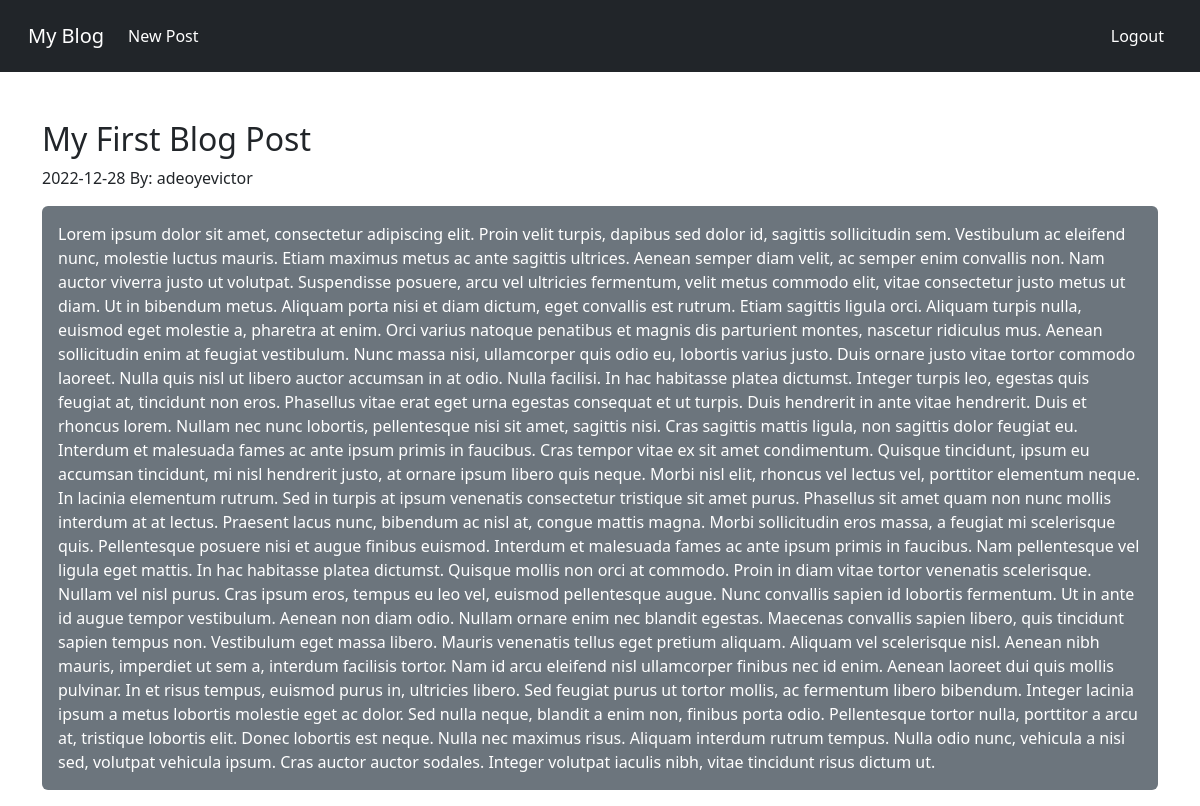
The page /2 (signed in) on the database its author committed.
### tables this page shows
CREATE TABLE posts (
    id INTEGER PRIMARY KEY AUTOINCREMENT,
    user INTEGER NOT NULL,
    created TIMESTAMP NOT NULL DEFAULT CURRENT_TIMESTAMP,
    title TEXT NOT NULL,
    content TEXT NOT NULL,
    FOREIGN KEY(user) REFERENCES users(user_id)
);

CREATE TABLE users (
    user_id INTEGER PRIMARY KEY AUTOINCREMENT NOT NULL, 
    username TEXT NOT NULL, 
    hash TEXT NOT NULL
);

### app.py (the view)
@app.route('/<int:post_id>')
@login_required
def post(post_id):
    post = get_post(post_id)
    return render_template('post.html', post=post)

### app.py (called while the page is built)
def get_db_connection():
    conn = sqlite3.connect('database.db')
    conn.row_factory = sqlite3.Row
    return conn

def get_post(post_id):
    conn = get_db_connection()
    post = conn.execute('SELECT * FROM posts JOIN users ON posts.user = users.user_id WHERE id = ?',
                        (post_id,)).fetchone()
    conn.close()
    if post is None:
        abort(404)
    return post

### helpers.py (called while the page is built)
def login_required(f):
    @wraps(f)
    def decorated_function(*args, **kwargs):
        if session.get("user_id") is None:
            return redirect("/login")
        return f(*args, **kwargs)
    return decorated_function

### templates/post.html
{% extends 'layout.html' %} {% block content %}
<h2 class="">{% block title %} {{ post['title'] }} {% endblock %}</h2>
<span>{{ post['created'][:10] }} By: {{ post['username'] }}</span>
<p class="bg-secondary p-3 my-3 rounded text-white overflow-auto">{{ post['content'] }}</p>
{% endblock %}

### templates/layout.html (shortened to what this page needs)
<!DOCTYPE html>
<html lang="en">
  <head>
    <link rel="stylesheet" href="../static/css/style.css" />
    <link
      href="https://cdn.jsdelivr.net/npm/bootstrap@5.2.3/dist/css/bootstrap.min.css"
      rel="stylesheet"
    />
  </head>
  <body>
    <nav class="navbar navbar-expand-lg bg-dark mb-5 p-3">
      <div class="container-fluid">
        <a class="navbar-brand text-white" href="{{ url_for('index')}}"
          >My Blog</a
        >
        <div class="collapse navbar-collapse" id="navbarSupportedContent">
          <ul class="navbar-nav me-auto mb-2 mb-lg-0">
            <li class="nav-item">
              <a
                class="nav-link text-white"
                aria-current="page"
                href="{{url_for('create')}}"
                >New Post</a
              >
            </li>
          </ul>
          <ul class="navbar-nav mb-2 mb-lg-0">
             {% if session["user_id"] %}
            <li class="nav-item">
              <a class="nav-link text-white" href="{{url_for('logout')}}">Logout</a>
            </li>
            {% endif %}
          </ul>
        </div>
      </div>
    </nav>
    <div class="container">
       {% block content %} {% endblock %}
    </div>
  </body>
</html>

### rows shown on the page
posts: title "My First Blog Post", created "2022-12-28", content "Lorem ipsum dolor sit amet, consectetur adipiscing elit. Proin velit turpis, dapibus sed dolor id, sagittis sollicitudin sem. Vestibulum ac eleifend nunc, molestie luctus mauris. Etiam maximus metus ac ante sagittis ultrices. Aenean semper diam velit, ac semper enim convallis non. Nam auctor viverra justo ut volutpat. Suspendisse posuere, arcu vel ultricies fermentum, velit metus commodo elit, vitae consectetur justo metus ut diam. Ut in bibendum metus. Aliquam porta nisi et diam dictum, eget convallis est rutrum. Etiam sagittis ligula orci. Aliquam turpis nulla, euismod eget molestie a, pharetra at enim. Orci varius natoque penatibus et magnis dis parturient montes, nascetur ridiculus mus.…"
users: username "adeoyevictor"
